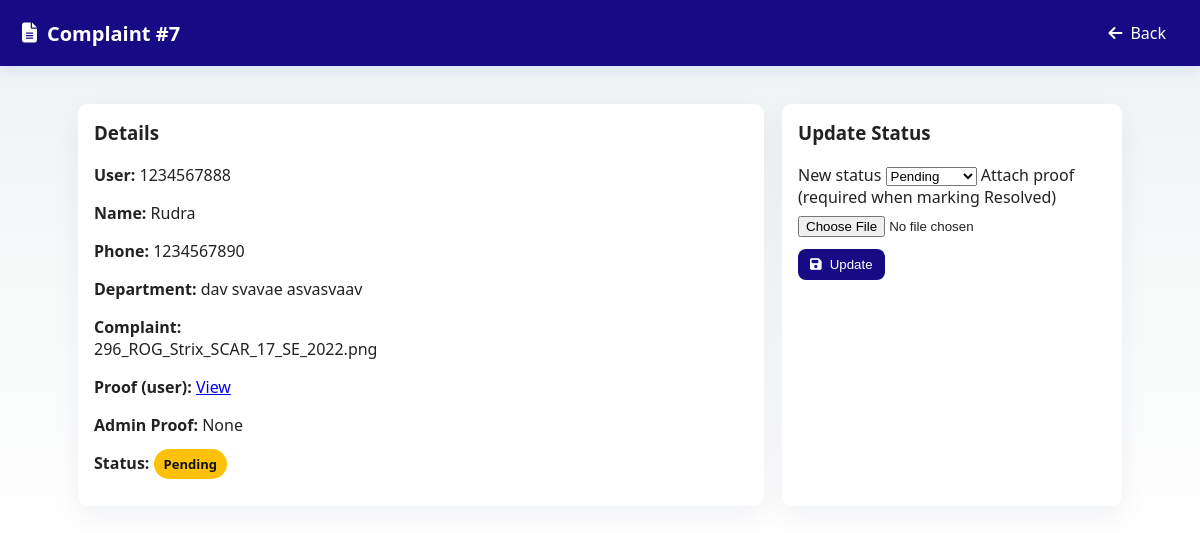
Page /admin_complaint/7 (signed in) on the earlier database version.
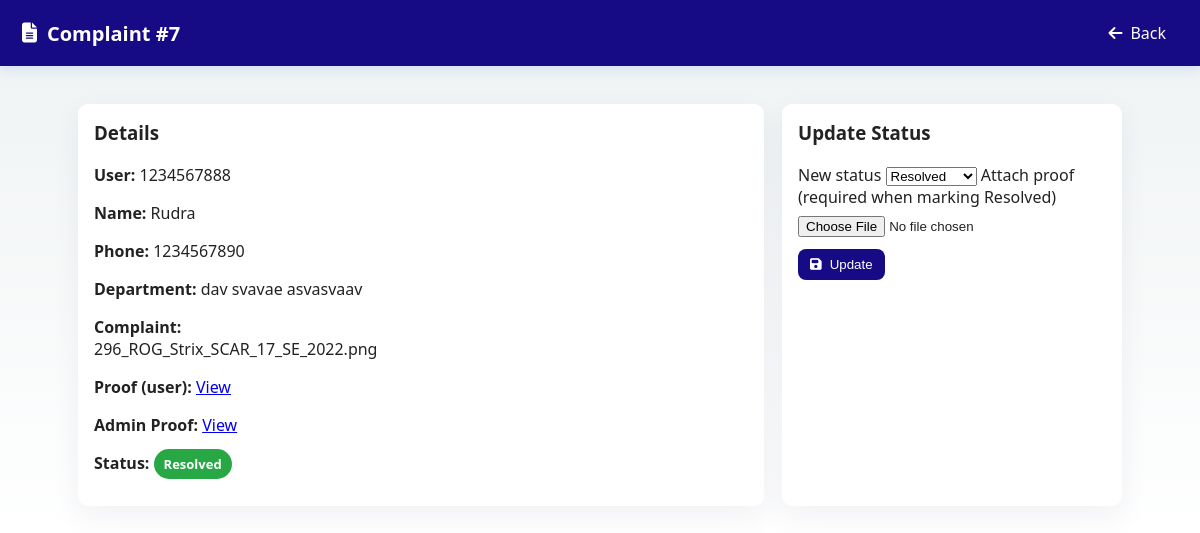
Same page on the later database version.
### tables this page shows
CREATE TABLE complaints (
                        id INTEGER PRIMARY KEY AUTOINCREMENT,
                        user_phone TEXT NOT NULL,
                        name TEXT,
                        phone TEXT,
                        district TEXT,
                        block TEXT,
                        gp TEXT,
                        village TEXT,
                        post TEXT,
                        pincode TEXT,
                        department TEXT,
                        complaint TEXT,
                        proof TEXT, status TEXT DEFAULT 'Pending', admin_proof TEXT, updated_at TEXT,
                        FOREIGN KEY(user_phone) REFERENCES users(phone)
                    );

### Civicissueproject/tempCodeRunnerFile.py (the view)
@app.route("/admin_complaint/<int:cid>")
@admin_required
def admin_complaint_view(cid):
    complaint = get_complaint_by_id(cid)
    if not complaint:
        flash("Complaint not found", "danger")
        return redirect(url_for("admin_dashboard"))
    return render_template("admin_complaint_view.html", complaint=complaint)

### Civicissueproject/tempCodeRunnerFile.py (called while the page is built)
def get_complaint_by_id(cid):
    conn = sqlite3.connect(DB_NAME)
    c = conn.cursor()
    c.execute("SELECT * FROM complaints WHERE id=?", (cid,))
    row = c.fetchone()
    conn.close()
    return row

def admin_required(fn):
    from functools import wraps
    @wraps(fn)
    def wrapper(*args, **kwargs):
        if session.get("role") != "admin":
            flash("Admin access required", "danger")
            return redirect(url_for("admin_login"))
        return fn(*args, **kwargs)
    return wrapper

### Civicissueproject/templates/admin_complaint_view.html (shortened to what this page needs)
<!DOCTYPE html>
<html lang="en">
<head>
  <link rel="stylesheet" href="{{ url_for('static', filename='css/admin_styles.css') }}">
  <link rel="stylesheet" href="https://cdnjs.cloudflare.com/ajax/libs/font-awesome/6.5.0/css/all.min.css">
</head>
<body>
  <header class="admin-header">
    <h1><i class="fas fa-file-alt"></i> Complaint #{{ complaint[0] }}</h1>
    <div><a class="btn" href="{{ url_for('admin_dashboard') }}"><i class="fas fa-arrow-left"></i> Back</a></div>
  </header>
  <main class="admin-main single-complaint">
    <section class="details-card">
      <h3>Details</h3>
      <p><strong>User:</strong> {{ complaint[1] }}</p>
      <p><strong>Name:</strong> {{ complaint[2] }}</p>
      <p><strong>Phone:</strong> {{ complaint[3] }}</p>
      <p><strong>Department:</strong> {{ complaint[11] }}</p>
      <p><strong>Complaint:</strong><br/> {{ complaint[12] }}</p>
      <p><strong>Proof (user):</strong>
        {% if complaint[13] %}
          <a href="{{ url_for('static', filename='uploads/' ~ complaint[13]) }}" target="_blank">View</a>
        {% else %}
          None
        {% endif %}
      </p>
      <p><strong>Admin Proof:</strong>
        {% if complaint[14] %}
          <a href="{{ url_for('admin_proofs', filename=complaint[14]) }}" target="_blank">View</a>
        {% else %}
          None
        {% endif %}
      </p>
      <p><strong>Status:</strong> <span class="pill {{ (complaint[13] or 'Pending')|lower|replace(' ', '-') }}">{{ complaint[13] or 'Pending' }}</span></p>
    </section>
    <section class="action-card">
      <h3>Update Status</h3>
      <form method="post" action="{{ url_for('admin_update_status_route') }}" enctype="multipart/form-data">
        <label>
          New status
          <select name="status" required>
            <option value="Pending" {% if complaint[13]=='Pending' %}selected{% endif %}>Pending</option>
            <option value="Resolved" {% if complaint[13]=='Resolved' %}selected{% endif %}>Resolved</option>
          </select>
        </label>
        <label class="file-label">
          Attach proof (required when marking Resolved)
          <input type="file" name="admin_proof" accept="image/*,video/*">
        </label>
        <div style="margin-top:12px">
          <button class="btn primary" type="submit"><i class="fas fa-save"></i> Update</button>
        </div>
      </form>
    </section>
  </main>
</body>
</html>

### Civicissueproject/static/css/admin_styles.css (style rules this page uses)
:root { --primary: #170b85; --muted: #6b7280; --bg: linear-gradient(180deg,#eef2f3,#fff); --card: #fff; }
* { box-sizing:border-box }
body { margin:0; font-family: "Segoe UI", Arial, sans-serif; background:var(--bg); color:#222; }
.admin-header { display:flex; justify-content:space-between; align-items:center; background:var(--primary); color:#fff; padding:14px 22px; box-shadow:0 4px 12px rgba(10,102,255,.12); }
.admin-header h1 { margin:0; font-size:20px; display:flex; gap:10px; align-items:center }
.admin-main { padding:20px 28px; max-width:1100px; margin:18px auto }
.pill { padding:6px 10px; border-radius:999px; color:#fff; font-weight:700; font-size:13px }
.pill.resolved { background:#28a745 }
.btn { display:inline-flex; align-items:center; gap:8px; padding:8px 12px; border-radius:8px; text-decoration:none; color:#fff; background:var(--primary); border:0; cursor:pointer }
.single-complaint { display:grid; grid-template-columns: 1fr 340px; gap:18px }
.details-card, .action-card { background:var(--card); padding:16px; border-radius:10px; box-shadow:0 10px 30px rgba(12,37,77,.06) }
.details-card h3, .action-card h3 { margin-top:0 }
.file-label input[type="file"] { display:block; margin-top:8px }

Differences in the rows shown:
changed complaints "Rudra": status "Pending" → "Resolved"
Other differences:
text no longer shown: "None"
text now shown: "View"
